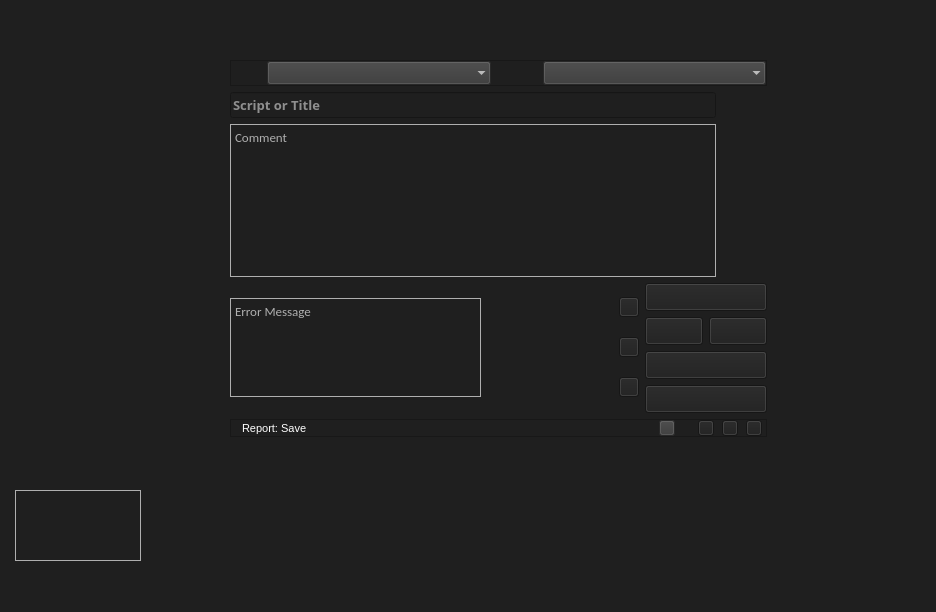
<?xml version="1.0" encoding="UTF-8"?>
<ui version="4.0">
 <class>arReport</class>
 <widget class="QWidget" name="arReport">
  <property name="geometry">
   <rect>
    <x>0</x>
    <y>0</y>
    <width>936</width>
    <height>612</height>
   </rect>
  </property>
  <property name="minimumSize">
   <size>
    <width>506</width>
    <height>0</height>
   </size>
  </property>
  <property name="maximumSize">
   <size>
    <width>1200</width>
    <height>16777215</height>
   </size>
  </property>
  <property name="font">
   <font>
    <family>Calibri</family>
    <pointsize>11</pointsize>
    <weight>75</weight>
    <bold>true</bold>
   </font>
  </property>
  <property name="windowTitle">
   <string>Report</string>
  </property>
  <property name="windowIcon">
   <iconset resource="../../img/img.qrc">
    <normaloff>:/btn/btn/btnReport48r.png</normaloff>:/btn/btn/btnReport48r.png</iconset>
  </property>
  <property name="styleSheet">
   <string notr="true">color: rgb(255, 255, 255);
background-color: rgb(31, 31, 31);</string>
  </property>
  <widget class="QLabel" name="lblErrorCount">
   <property name="geometry">
    <rect>
     <x>445</x>
     <y>370</y>
     <width>12</width>
     <height>12</height>
    </rect>
   </property>
   <property name="styleSheet">
    <string notr="true">background-color: 'transparent'; 
color: rgb(0, 255, 0);</string>
   </property>
   <property name="text">
    <string>0</string>
   </property>
  </widget>
  <widget class="QLabel" name="lblPreviewImgBG">
   <property name="enabled">
    <bool>false</bool>
   </property>
   <property name="geometry">
    <rect>
     <x>15</x>
     <y>490</y>
     <width>126</width>
     <height>71</height>
    </rect>
   </property>
   <property name="minimumSize">
    <size>
     <width>126</width>
     <height>0</height>
    </size>
   </property>
   <property name="font">
    <font>
     <family>Malgun Gothic</family>
     <pointsize>8</pointsize>
    </font>
   </property>
   <property name="toolTip">
    <string>Thumb Image</string>
   </property>
   <property name="styleSheet">
    <string notr="true">color: rgb(175, 175, 175);</string>
   </property>
   <property name="frameShape">
    <enum>QFrame::Box</enum>
   </property>
   <property name="frameShadow">
    <enum>QFrame::Plain</enum>
   </property>
   <property name="text">
    <string/>
   </property>
   <property name="textFormat">
    <enum>Qt::AutoText</enum>
   </property>
   <property name="pixmap">
    <pixmap>:/placeholder/img/placeholder/000.png</pixmap>
   </property>
   <property name="scaledContents">
    <bool>true</bool>
   </property>
   <property name="alignment">
    <set>Qt::AlignLeading|Qt::AlignLeft|Qt::AlignTop</set>
   </property>
   <property name="wordWrap">
    <bool>false</bool>
   </property>
  </widget>
  <widget class="QWidget" name="verticalLayoutWidget">
   <property name="geometry">
    <rect>
     <x>230</x>
     <y>60</y>
     <width>537</width>
     <height>377</height>
    </rect>
   </property>
   <layout class="QVBoxLayout" name="verticalLayout">
    <property name="sizeConstraint">
     <enum>QLayout::SetMinimumSize</enum>
    </property>
    <item>
     <widget class="QFrame" name="frame">
      <property name="maximumSize">
       <size>
        <width>16777215</width>
        <height>30</height>
       </size>
      </property>
      <property name="frameShape">
       <enum>QFrame::StyledPanel</enum>
      </property>
      <property name="frameShadow">
       <enum>QFrame::Raised</enum>
      </property>
      <layout class="QHBoxLayout" name="horizontalLayout">
       <property name="margin">
        <number>0</number>
       </property>
       <item>
        <widget class="QLabel" name="lblReport">
         <property name="maximumSize">
          <size>
           <width>30</width>
           <height>30</height>
          </size>
         </property>
         <property name="styleSheet">
          <string notr="true">background-color: 'transparent';</string>
         </property>
         <property name="text">
          <string/>
         </property>
         <property name="pixmap">
          <pixmap resource="../../img/img.qrc">:/shelf/software/maya/shelf/shelf_bug35.png</pixmap>
         </property>
         <property name="scaledContents">
          <bool>true</bool>
         </property>
        </widget>
       </item>
       <item>
        <widget class="QComboBox" name="cbxReport">
         <property name="enabled">
          <bool>true</bool>
         </property>
         <property name="font">
          <font>
           <family>Malgun Gothic</family>
           <pointsize>10</pointsize>
           <weight>75</weight>
           <bold>true</bold>
          </font>
         </property>
         <property name="toolTip">
          <string>Report Reason</string>
         </property>
         <property name="layoutDirection">
          <enum>Qt::LeftToRight</enum>
         </property>
         <property name="styleSheet">
          <string notr="true">background-color: rgb(56, 56, 56);</string>
         </property>
         <property name="editable">
          <bool>false</bool>
         </property>
         <property name="insertPolicy">
          <enum>QComboBox::InsertAtBottom</enum>
         </property>
         <property name="frame">
          <bool>false</bool>
         </property>
        </widget>
       </item>
       <item>
        <spacer name="horizontalSpacer">
         <property name="orientation">
          <enum>Qt::Horizontal</enum>
         </property>
         <property name="sizeType">
          <enum>QSizePolicy::Maximum</enum>
         </property>
         <property name="sizeHint" stdset="0">
          <size>
           <width>10</width>
           <height>20</height>
          </size>
         </property>
        </spacer>
       </item>
       <item>
        <widget class="QLabel" name="lblScript">
         <property name="maximumSize">
          <size>
           <width>30</width>
           <height>30</height>
          </size>
         </property>
         <property name="styleSheet">
          <string notr="true">background-color: 'transparent';</string>
         </property>
         <property name="text">
          <string/>
         </property>
         <property name="pixmap">
          <pixmap resource="../../img/img.qrc">:/shelf/software/maya/shelf/shelf_default35.png</pixmap>
         </property>
         <property name="scaledContents">
          <bool>true</bool>
         </property>
        </widget>
       </item>
       <item>
        <widget class="QComboBox" name="cbxScript">
         <property name="font">
          <font>
           <family>Malgun Gothic</family>
           <pointsize>10</pointsize>
           <weight>75</weight>
           <bold>true</bold>
          </font>
         </property>
         <property name="toolTip">
          <string>Script</string>
         </property>
         <property name="layoutDirection">
          <enum>Qt::LeftToRight</enum>
         </property>
         <property name="styleSheet">
          <string notr="true">background-color: rgb(56, 56, 56);</string>
         </property>
         <property name="editable">
          <bool>false</bool>
         </property>
         <property name="insertPolicy">
          <enum>QComboBox::InsertAtBottom</enum>
         </property>
         <property name="frame">
          <bool>false</bool>
         </property>
         <property name="modelColumn">
          <number>0</number>
         </property>
        </widget>
       </item>
      </layout>
      <zorder>cbxScript</zorder>
      <zorder>cbxReport</zorder>
      <zorder>cbxReport</zorder>
      <zorder>cbxScript</zorder>
      <zorder>lblReport</zorder>
      <zorder>lblScript</zorder>
      <zorder>horizontalSpacer</zorder>
     </widget>
    </item>
    <item>
     <widget class="QLineEdit" name="edtScript">
      <property name="maximumSize">
       <size>
        <width>486</width>
        <height>16777215</height>
       </size>
      </property>
      <property name="font">
       <font>
        <family>Malgun Gothic</family>
        <pointsize>10</pointsize>
        <weight>75</weight>
        <bold>true</bold>
       </font>
      </property>
      <property name="text">
       <string/>
      </property>
      <property name="readOnly">
       <bool>false</bool>
      </property>
      <property name="placeholderText">
       <string>Script or Title</string>
      </property>
     </widget>
    </item>
    <item>
     <widget class="QPlainTextEdit" name="edtComment">
      <property name="maximumSize">
       <size>
        <width>486</width>
        <height>16777215</height>
       </size>
      </property>
      <property name="font">
       <font>
        <family>Calibri</family>
        <pointsize>10</pointsize>
        <weight>50</weight>
        <bold>false</bold>
       </font>
      </property>
      <property name="toolTip">
       <string>Report Message</string>
      </property>
      <property name="styleSheet">
       <string notr="true">color: rgb(175, 175, 175);</string>
      </property>
      <property name="frameShape">
       <enum>QFrame::Box</enum>
      </property>
      <property name="frameShadow">
       <enum>QFrame::Plain</enum>
      </property>
      <property name="lineWidth">
       <number>1</number>
      </property>
      <property name="midLineWidth">
       <number>0</number>
      </property>
      <property name="plainText">
       <string>Comment</string>
      </property>
      <property name="backgroundVisible">
       <bool>false</bool>
      </property>
      <property name="centerOnScroll">
       <bool>false</bool>
      </property>
     </widget>
    </item>
    <item>
     <layout class="QHBoxLayout" name="horizontalLayout_3">
      <item>
       <widget class="QPlainTextEdit" name="edtErrorMsg">
        <property name="minimumSize">
         <size>
          <width>251</width>
          <height>99</height>
         </size>
        </property>
        <property name="maximumSize">
         <size>
          <width>251</width>
          <height>99</height>
         </size>
        </property>
        <property name="font">
         <font>
          <family>Calibri</family>
          <pointsize>10</pointsize>
          <weight>50</weight>
          <bold>false</bold>
         </font>
        </property>
        <property name="toolTip">
         <string>Error Message</string>
        </property>
        <property name="styleSheet">
         <string notr="true">color: rgb(175, 175, 175);</string>
        </property>
        <property name="frameShape">
         <enum>QFrame::Box</enum>
        </property>
        <property name="frameShadow">
         <enum>QFrame::Plain</enum>
        </property>
        <property name="lineWidth">
         <number>1</number>
        </property>
        <property name="midLineWidth">
         <number>0</number>
        </property>
        <property name="plainText">
         <string>Error Message</string>
        </property>
        <property name="backgroundVisible">
         <bool>false</bool>
        </property>
        <property name="centerOnScroll">
         <bool>false</bool>
        </property>
       </widget>
      </item>
      <item>
       <widget class="QPushButton" name="btnPreviewImg">
        <property name="minimumSize">
         <size>
          <width>126</width>
          <height>94</height>
         </size>
        </property>
        <property name="maximumSize">
         <size>
          <width>126</width>
          <height>94</height>
         </size>
        </property>
        <property name="toolTip">
         <string>Preview</string>
        </property>
        <property name="text">
         <string/>
        </property>
        <property name="icon">
         <iconset resource="../../img/img.qrc">
          <normaloff>:/placeholder/placeholder/image.png</normaloff>:/placeholder/placeholder/image.png</iconset>
        </property>
        <property name="iconSize">
         <size>
          <width>151</width>
          <height>86</height>
         </size>
        </property>
        <property name="autoDefault">
         <bool>false</bool>
        </property>
        <property name="default">
         <bool>false</bool>
        </property>
        <property name="flat">
         <bool>true</bool>
        </property>
       </widget>
      </item>
      <item>
       <layout class="QVBoxLayout" name="verticalLayout_2">
        <item>
         <widget class="QPushButton" name="btnSnapshotViewport">
          <property name="maximumSize">
           <size>
            <width>20</width>
            <height>20</height>
           </size>
          </property>
          <property name="toolTip">
           <string>Take Viewport Snapshot [V]</string>
          </property>
          <property name="styleSheet">
           <string notr="true">background-color: 'transparent';</string>
          </property>
          <property name="text">
           <string/>
          </property>
          <property name="icon">
           <iconset resource="../../img/img.qrc">
            <normaloff>:/shelf/software/maya/shelf/shelf_viewport35.png</normaloff>:/shelf/software/maya/shelf/shelf_viewport35.png</iconset>
          </property>
          <property name="iconSize">
           <size>
            <width>20</width>
            <height>20</height>
           </size>
          </property>
          <property name="shortcut">
           <string>V</string>
          </property>
         </widget>
        </item>
        <item>
         <widget class="QPushButton" name="btnSnapshotRender">
          <property name="maximumSize">
           <size>
            <width>20</width>
            <height>20</height>
           </size>
          </property>
          <property name="toolTip">
           <string>Take Render Snapshot [R]</string>
          </property>
          <property name="styleSheet">
           <string notr="true">background-color: 'transparent';</string>
          </property>
          <property name="text">
           <string/>
          </property>
          <property name="icon">
           <iconset resource="../../img/img.qrc">
            <normaloff>:/shelf/software/maya/shelf/shelf_renderLow35.png</normaloff>:/shelf/software/maya/shelf/shelf_renderLow35.png</iconset>
          </property>
          <property name="iconSize">
           <size>
            <width>20</width>
            <height>20</height>
           </size>
          </property>
          <property name="shortcut">
           <string>R</string>
          </property>
         </widget>
        </item>
        <item>
         <widget class="QPushButton" name="btnScreenshot">
          <property name="maximumSize">
           <size>
            <width>20</width>
            <height>20</height>
           </size>
          </property>
          <property name="toolTip">
           <string>Take Screenshot [S]</string>
          </property>
          <property name="styleSheet">
           <string notr="true">background-color: 'transparent';</string>
          </property>
          <property name="text">
           <string/>
          </property>
          <property name="icon">
           <iconset resource="../../img/img.qrc">
            <normaloff>:/btn/btn/btnCamera48.png</normaloff>:/btn/btn/btnCamera48.png</iconset>
          </property>
          <property name="iconSize">
           <size>
            <width>20</width>
            <height>20</height>
           </size>
          </property>
          <property name="shortcut">
           <string>S</string>
          </property>
         </widget>
        </item>
       </layout>
      </item>
      <item>
       <layout class="QVBoxLayout" name="verticalLayout_4">
        <item>
         <widget class="QPushButton" name="btnAccept">
          <property name="toolTip">
           <string>Send Report [RETURN]</string>
          </property>
          <property name="styleSheet">
           <string notr="true">background-color: 'transparent'</string>
          </property>
          <property name="text">
           <string/>
          </property>
          <property name="icon">
           <iconset resource="../../img/img.qrc">
            <normaloff>:/btn/btn/btnReport91.png</normaloff>:/btn/btn/btnReport91.png</iconset>
          </property>
          <property name="iconSize">
           <size>
            <width>91</width>
            <height>48</height>
           </size>
          </property>
          <property name="shortcut">
           <string>Return</string>
          </property>
         </widget>
        </item>
        <item>
         <layout class="QHBoxLayout" name="horizontalLayout_4">
          <item>
           <widget class="QPushButton" name="btnBefore">
            <property name="toolTip">
             <string>Previous Report [&lt;-]</string>
            </property>
            <property name="styleSheet">
             <string notr="true">background-color: 'transparent';</string>
            </property>
            <property name="text">
             <string/>
            </property>
            <property name="icon">
             <iconset resource="../../img/img.qrc">
              <normaloff>:/btn/btn/btnArrowLeft48.png</normaloff>:/btn/btn/btnArrowLeft48.png</iconset>
            </property>
            <property name="iconSize">
             <size>
              <width>41</width>
              <height>41</height>
             </size>
            </property>
            <property name="shortcut">
             <string>Left</string>
            </property>
           </widget>
          </item>
          <item>
           <widget class="QPushButton" name="btnNext">
            <property name="enabled">
             <bool>true</bool>
            </property>
            <property name="toolTip">
             <string>Next Report [-&gt;]</string>
            </property>
            <property name="styleSheet">
             <string notr="true">background-color: 'transparent';</string>
            </property>
            <property name="text">
             <string/>
            </property>
            <property name="icon">
             <iconset resource="../../img/img.qrc">
              <normaloff>:/btn/btn/btnArrowRight48.png</normaloff>:/btn/btn/btnArrowRight48.png</iconset>
            </property>
            <property name="iconSize">
             <size>
              <width>41</width>
              <height>41</height>
             </size>
            </property>
            <property name="shortcut">
             <string>Right</string>
            </property>
           </widget>
          </item>
         </layout>
        </item>
        <item>
         <widget class="QPushButton" name="btnCancel">
          <property name="toolTip">
           <string>Cancel [ESC]</string>
          </property>
          <property name="styleSheet">
           <string notr="true">background-color: 'transparent';</string>
          </property>
          <property name="text">
           <string/>
          </property>
          <property name="icon">
           <iconset resource="../../img/img.qrc">
            <normaloff>:/btn/btn/btnDenial91.png</normaloff>:/btn/btn/btnDenial91.png</iconset>
          </property>
          <property name="iconSize">
           <size>
            <width>91</width>
            <height>32</height>
           </size>
          </property>
          <property name="shortcut">
           <string>Esc</string>
          </property>
         </widget>
        </item>
        <item>
         <widget class="QPushButton" name="btnSaveToHistory">
          <property name="toolTip">
           <string>Move report to history</string>
          </property>
          <property name="styleSheet">
           <string notr="true">background-color: 'transparent'</string>
          </property>
          <property name="text">
           <string/>
          </property>
          <property name="icon">
           <iconset resource="../../img/img.qrc">
            <normaloff>:/btn/btn/btnSave48.png</normaloff>:/btn/btn/btnSave48.png</iconset>
          </property>
          <property name="iconSize">
           <size>
            <width>90</width>
            <height>32</height>
           </size>
          </property>
         </widget>
        </item>
       </layout>
      </item>
     </layout>
    </item>
    <item>
     <widget class="QFrame" name="frame_2">
      <property name="maximumSize">
       <size>
        <width>16777215</width>
        <height>20</height>
       </size>
      </property>
      <property name="frameShape">
       <enum>QFrame::StyledPanel</enum>
      </property>
      <property name="frameShadow">
       <enum>QFrame::Raised</enum>
      </property>
      <layout class="QHBoxLayout" name="horizontalLayout_2">
       <property name="spacing">
        <number>8</number>
       </property>
       <property name="topMargin">
        <number>0</number>
       </property>
       <property name="rightMargin">
        <number>4</number>
       </property>
       <property name="bottomMargin">
        <number>0</number>
       </property>
       <item>
        <widget class="QLineEdit" name="edtMsg">
         <property name="enabled">
          <bool>true</bool>
         </property>
         <property name="maximumSize">
          <size>
           <width>16777215</width>
           <height>18</height>
          </size>
         </property>
         <property name="font">
          <font>
           <family>MS Shell Dlg 2</family>
           <pointsize>8</pointsize>
           <weight>50</weight>
           <bold>false</bold>
          </font>
         </property>
         <property name="text">
          <string>Report: Save</string>
         </property>
         <property name="frame">
          <bool>false</bool>
         </property>
         <property name="readOnly">
          <bool>true</bool>
         </property>
        </widget>
       </item>
       <item>
        <widget class="QPushButton" name="btnFolder">
         <property name="maximumSize">
          <size>
           <width>16</width>
           <height>16</height>
          </size>
         </property>
         <property name="toolTip">
          <string>Open Folder [F]</string>
         </property>
         <property name="styleSheet">
          <string notr="true">background-color: rgb(56, 56, 56);</string>
         </property>
         <property name="text">
          <string/>
         </property>
         <property name="icon">
          <iconset resource="../../img/img.qrc">
           <normaloff>:/btn/btn/btnFolder48.png</normaloff>:/btn/btn/btnFolder48.png</iconset>
         </property>
         <property name="iconSize">
          <size>
           <width>14</width>
           <height>14</height>
          </size>
         </property>
         <property name="shortcut">
          <string>F</string>
         </property>
        </widget>
       </item>
       <item>
        <widget class="QLabel" name="lblUser">
         <property name="maximumSize">
          <size>
           <width>16</width>
           <height>16</height>
          </size>
         </property>
         <property name="toolTip">
          <string>User</string>
         </property>
         <property name="styleSheet">
          <string notr="true">background-color: 'transparent'</string>
         </property>
         <property name="text">
          <string/>
         </property>
         <property name="pixmap">
          <pixmap resource="../../img/img.qrc">:/placeholder/placeholder/user.png</pixmap>
         </property>
         <property name="scaledContents">
          <bool>true</bool>
         </property>
        </widget>
       </item>
       <item>
        <widget class="QPushButton" name="btnOpenFile">
         <property name="maximumSize">
          <size>
           <width>16</width>
           <height>16</height>
          </size>
         </property>
         <property name="toolTip">
          <string>Software</string>
         </property>
         <property name="styleSheet">
          <string notr="true">background-color: 'transparent'</string>
         </property>
         <property name="text">
          <string/>
         </property>
         <property name="icon">
          <iconset resource="../../img/img.qrc">
           <normaloff>:/btn/btn/btnHoneypot48.png</normaloff>:/btn/btn/btnHoneypot48.png</iconset>
         </property>
         <property name="iconSize">
          <size>
           <width>16</width>
           <height>16</height>
          </size>
         </property>
         <property name="shortcut">
          <string>R</string>
         </property>
        </widget>
       </item>
       <item>
        <widget class="QPushButton" name="btnReport">
         <property name="maximumSize">
          <size>
           <width>16</width>
           <height>16</height>
          </size>
         </property>
         <property name="toolTip">
          <string>Status Report [R]</string>
         </property>
         <property name="styleSheet">
          <string notr="true">background-color: 'transparent'</string>
         </property>
         <property name="text">
          <string/>
         </property>
         <property name="icon">
          <iconset resource="../../img/img.qrc">
           <normaloff>:/btn/btn/btnReport48.png</normaloff>:/btn/btn/btnReport48.png</iconset>
         </property>
         <property name="iconSize">
          <size>
           <width>16</width>
           <height>16</height>
          </size>
         </property>
         <property name="shortcut">
          <string>R</string>
         </property>
        </widget>
       </item>
       <item>
        <widget class="QPushButton" name="btnHelp">
         <property name="maximumSize">
          <size>
           <width>16</width>
           <height>16</height>
          </size>
         </property>
         <property name="toolTip">
          <string>Help [H]</string>
         </property>
         <property name="styleSheet">
          <string notr="true">background-color: 'transparent';</string>
         </property>
         <property name="text">
          <string/>
         </property>
         <property name="icon">
          <iconset resource="../../img/img.qrc">
           <normaloff>:/btn/btn/btnHelp48.png</normaloff>:/btn/btn/btnHelp48.png</iconset>
         </property>
         <property name="iconSize">
          <size>
           <width>16</width>
           <height>16</height>
          </size>
         </property>
         <property name="shortcut">
          <string>H</string>
         </property>
        </widget>
       </item>
      </layout>
     </widget>
    </item>
   </layout>
  </widget>
  <zorder>lblPreviewImgBG</zorder>
  <zorder>lblErrorCount</zorder>
  <zorder>verticalLayoutWidget</zorder>
 </widget>
 <tabstops>
  <tabstop>btnAccept</tabstop>
  <tabstop>btnCancel</tabstop>
  <tabstop>edtScript</tabstop>
  <tabstop>edtComment</tabstop>
  <tabstop>btnHelp</tabstop>
  <tabstop>edtMsg</tabstop>
  <tabstop>cbxReport</tabstop>
  <tabstop>cbxScript</tabstop>
  <tabstop>btnReport</tabstop>
  <tabstop>btnBefore</tabstop>
  <tabstop>btnNext</tabstop>
  <tabstop>btnSaveToHistory</tabstop>
  <tabstop>btnScreenshot</tabstop>
  <tabstop>btnFolder</tabstop>
 </tabstops>
 <resources>
  <include location="../../img/img.qrc"/>
  <include location="../../img/img.qrc"/>
  <include location="../../img/img.qrc"/>
 </resources>
 <connections/>
</ui>
